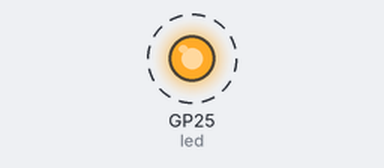
The program below on a simulated Raspberry Pi Pico running MicroPython. Parts: output pins drawn as LEDs (lit = HIGH). Dashed ring = blinking.

Above: at 0.5 s.
Timing chart, 0 to 4.6 s (numbered marks = the images above):
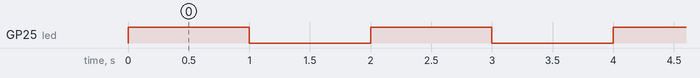

The program:

onboard_Led.py
```python
import machine
import time

led = machine.Pin("LED", machine.Pin.OUT) #define the led pin as output


while(True):
    #You can use this to toggle the led state
    led.toggle()
    time.sleep(1)

    #Or You can use this to turn on and off after certain time

    #led.off()
    #time.sleep(1)
    #led.on()
    #time.sleep(1)
```

Measured:
- by itself, GP25 (led): alternates HIGH for 1.0 s and LOW for 1.0 s
